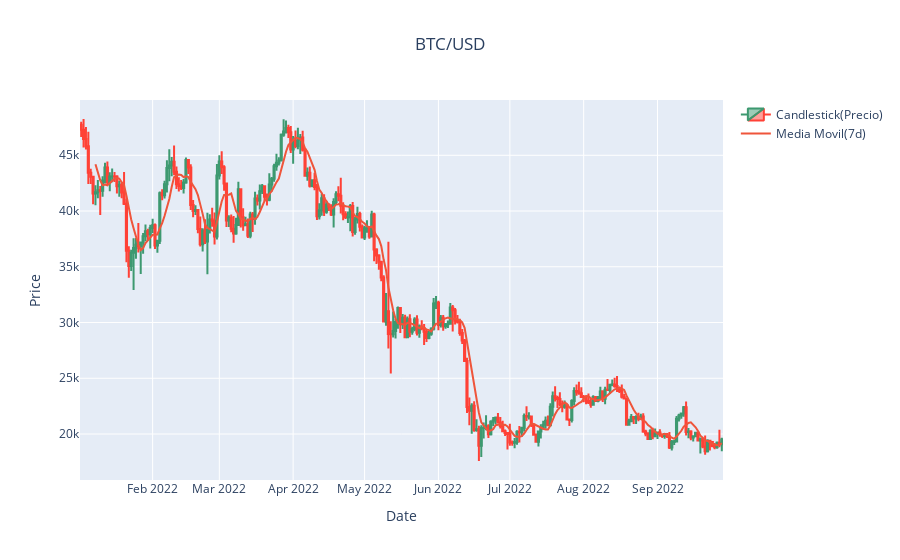

Notebook code cell kept with this figure:
### Code cell
rollh=dh["close"].rolling(window=7).mean()
#Create a graph objet
fig=go.Figure()
#Set up the layout
fig.update_layout(
    title={
        "text":f"{base_currency}/{quote_currency}",
        "x" : 0.5,
        "xanchor":"center"
    },
    xaxis_title ="Date",
    yaxis_title = "Price",
    xaxis_rangeslider_visible=False
)

#Add candlestick chart
fig.add_trace(
    go.Candlestick(
        x=dh["date"],
        open=dh["open"],
        high=dh["high"],
        low=dh["low"],
        close=dh["close"],
        name="Candlestick(Precio)"
    )
)
fig.add_trace(
    go.Scatter(
        x=dh["date"],
        name="Media Movil(7d)",
        y=rollh
)
)

fig.show()

### Figure 1 — Plotly figure (JSON) as saved in the notebook; plotly's stock layout.template omitted (floating-point values rounded to 4 significant figures; data arrays with more than 128 entries replaced by an {"elided": "..."} marker saying what was removed)
{"data": [{"close": {"elided": "270 int values"}, "high": {"elided": "270 int values"}, "low": {"elided": "270 int values"}, "name": "Candlestick(Precio)", "open": {"elided": "270 int values"}, "type": "candlestick", "x": {"elided": "270 str values"}}, {"name": "Media Movil(7d)", "type": "scatter", "x": {"elided": "270 str values"}, "y": {"elided": "270 float values"}}], "layout": {"title": {"text": "BTC/USD", "x": 0.5, "xanchor": "center"}, "xaxis": {"rangeslider": {"visible": false}, "title": {"text": "Date"}}, "yaxis": {"title": {"text": "Price"}}}}
